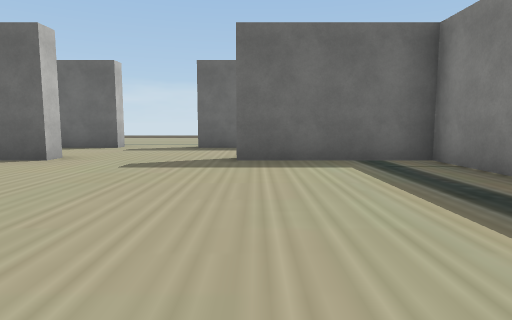
View 1 (above)

16 first-person views from a walk through a scene from a Unity 3-D project. The camera is 1.3 m above the floor, tilts 6° down and sees 75° across. Doors are open. The floor is counted in squares, 2 m on a side. Each view is taken from the middle of a square. On the plan, view 1 faces up. The plan holds only what a view shows up to about 10 squares ahead; the rest is blank. The place goes on beyond the plan. Some animated figures are left out. Some surface patterns are stand-ins.

View 2
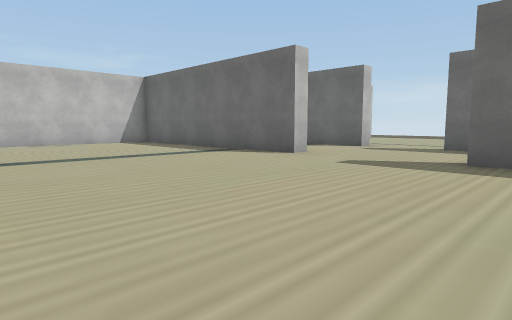

View 3
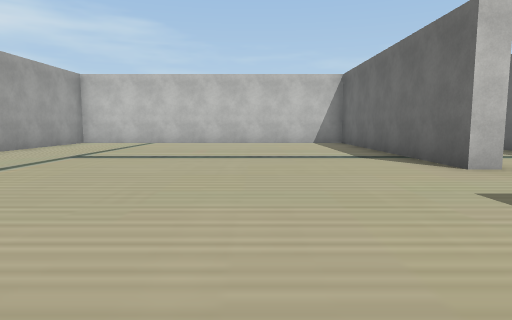

View 4
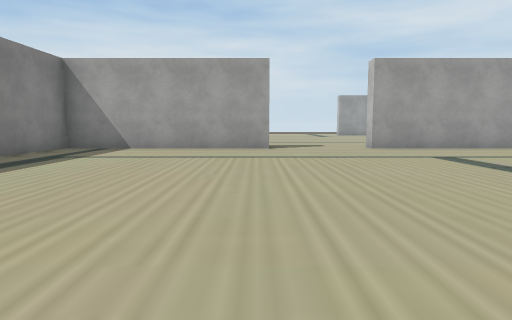

View 5
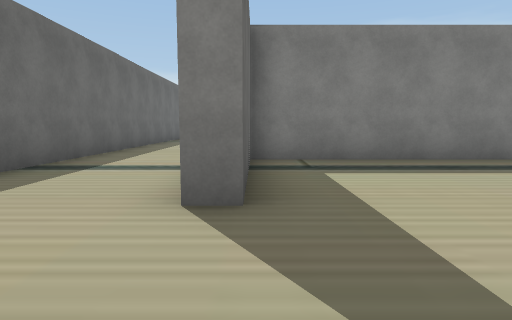

View 6
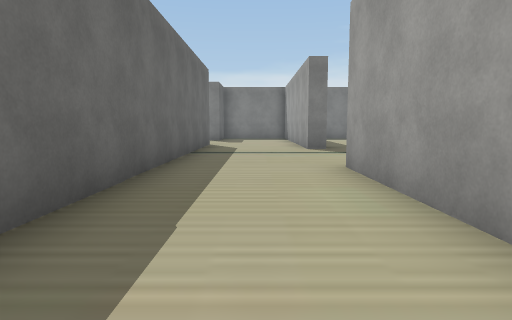

View 7
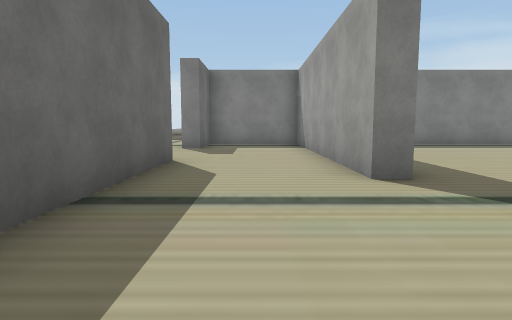

View 8
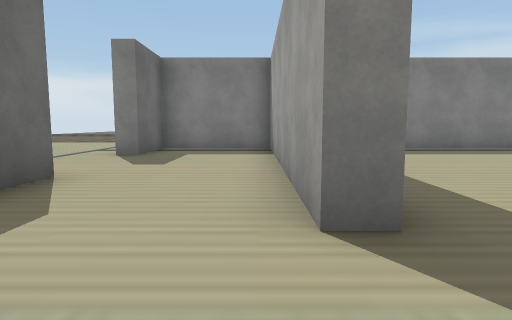

View 9
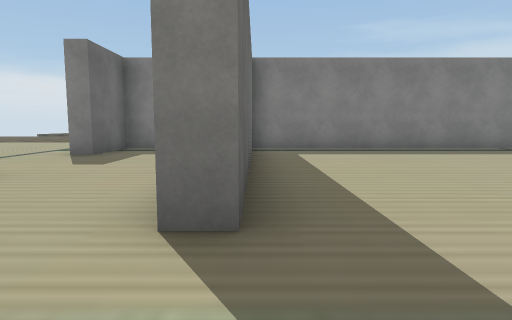

View 10
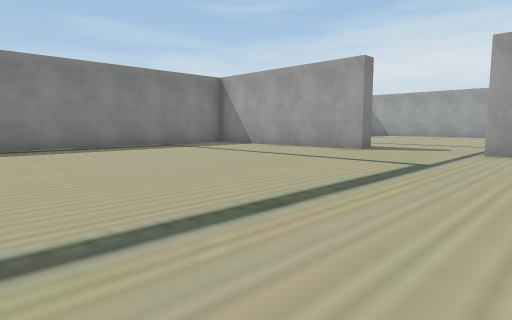

View 11
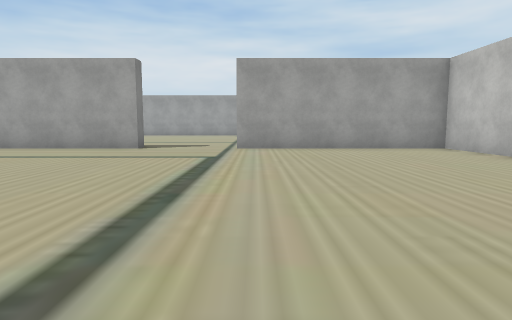

View 12
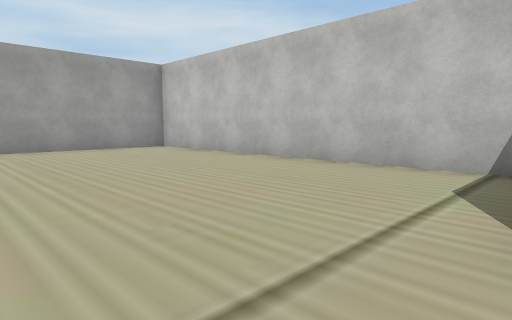

View 13
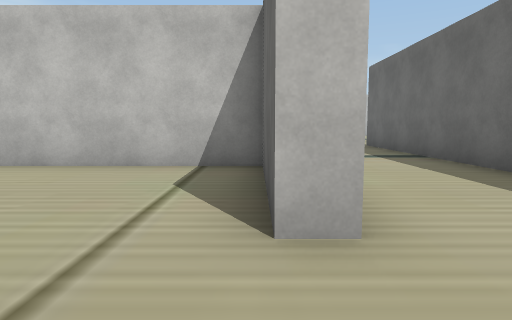

View 14
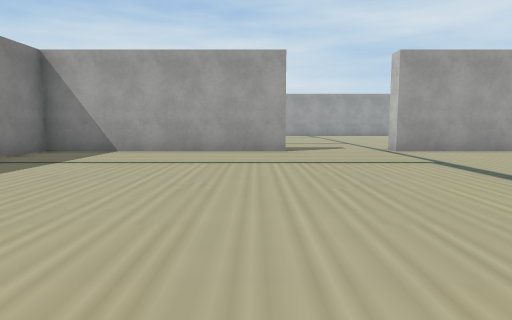

View 15
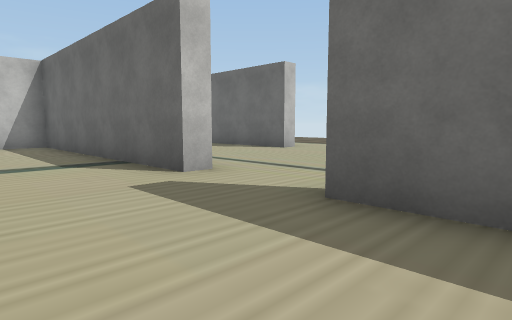

View 16
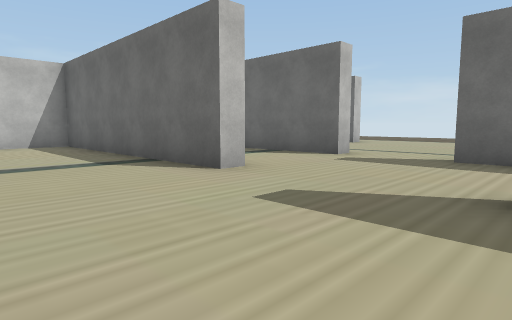

### Floor plan
Points are (right, up) in squares from view 1. A wall is a line through its corners. A room is listed if a view was taken in it or the views show most of it. See-through windows are left out.
Room 1 (views 1, 2, 3, 4, 5, 6, 7, 8, 15, 16)
walls: (3.2, 1.1) (3.2, 6.1) (-0.4, 6.1) (-0.4, 6.6); (-3.8, 6.6) (-3.8, 6.1) (-9.5, 6.1); (3.8, 6.6) (7.1, 6.6); (-3.8, 10.1) (-3.8, 9.5) (-9.5, 9.5); (-2.4, -3.2) (3.2, -3.2) (3.2, -0.8); (11, 6.6) (17.8, 6.6); (-9.1, -3.2) (-5.2, -3.2); (13.2, 9.5) (-1.8, 9.5); (18.2, 6.5) (18.2, 9.5) (16.2, 9.5) (16.2, 10.1)
ways out: opening at (9, 7) to room 2; opening at (-4, -3); opening at (-2.5, 10); opening at (15, 10)
Room 2 (views 9, 10, 11, 12, 13, 14)
walls: (12.3, -3.2) (18.2, -3.2) (18.2, 6.1); (7.1, 6.6) (7.1, 6.1) (4, 6.1); (3.7, 6.1) (3.7, -3.2) (9.5, -3.2); (16.4, 6.1) (11, 6.1) (11, 6.6)
ways out: opening at (9, 7) to room 1; opening at (11, -3)

Where each view was taken, in squares from view 1:
view 1: 0 up, 0 right, facing up
view 2: 0 up, 1 right, facing up-left
view 3: 3 up, 1 right, facing left
view 4: 6 up, 2 left, facing down
view 5: 6 up, 3 left, facing right
view 6: 8 up, 2 right, facing right
view 7: 8 up, 7 right, facing right
view 8: 7 up, 9 right, facing right
view 9: 6 up, 9 right, facing right
view 10: 5 up, 8 right, facing down-right
view 11: 6 up, 9 right, facing down
view 12: 6 up, 9 right, facing down-left
view 13: 6 up, 9 right, facing left
view 14: 5 up, 13 right, facing down
view 15: 7 up, 0 right, facing up-left
view 16: 3 up, 0 right, facing up-left
